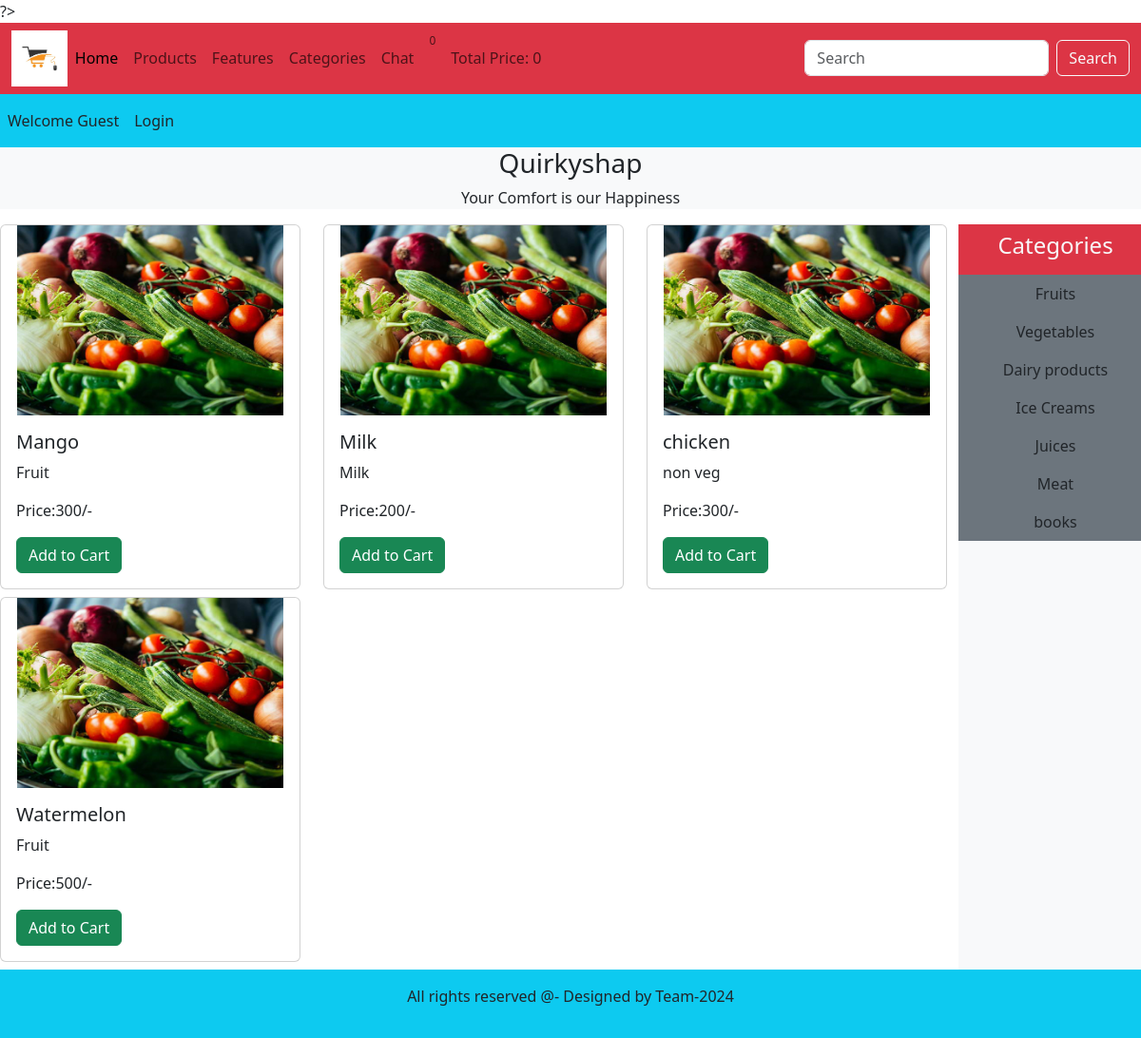
The page / on the database its author committed.
### tables this page shows
CREATE TABLE `products` (
  `product_id` int(11) NOT NULL,
  `product_title` varchar(100) NOT NULL,
  `product_description` varchar(255) NOT NULL,
  `product_keywords` varchar(255) NOT NULL,
  `category_id` int(11) NOT NULL,
  `product_image` varchar(255) NOT NULL,
  `product_price` varchar(100) NOT NULL,
  `date` timestamp NOT NULL DEFAULT current_timestamp() ON UPDATE current_timestamp(),
  `status` varchar(100) NOT NULL
);

CREATE TABLE `categories` (
  `category_id` int(11) NOT NULL,
  `category_title` varchar(100) NOT NULL
);

### functions/common_function.php (the view, shortened to what this page needs)
<?php
function getproducts()
{
global $conn;
if(!isset($_GET['category'])){
$select_query="SELECT * FROM `products` order by rand() limit 0,8";
$result_query=mysqli_query($conn,$select_query);
while($row=mysqli_fetch_assoc($result_query))
{
$product_id = $row['product_id'];
$product_title = $row['product_title'];
$product_description = $row['product_description'];
$product_price = $row['product_price'];
echo " <div class='col-md-4 mb-2'>
<div class='card'>
<img src='./Image/blog-2.jpg' class='card-img-top' alt='$product_title'>
<div class='card-body'>
<h5 class='card-title'>$product_title</h5>
<p class='card-text'>$product_description</p>
<p class='price'>Price:$product_price/-</p>
<a href='index.php?add_to_cart=$product_id' class='btn btn-success'>Add to Cart</a>
</div>
</div>
</div>";
}
}
}
function getcategories()
{
global $conn;
$select_categories="SELECT * FROM categories";
$result_categories=mysqli_query($conn,$select_categories);
while($row_data=mysqli_fetch_assoc($result_categories)) {
$category_title=$row_data['category_title'];
$category_id=$row_data['category_id'];
echo "<li class='nav-item '>
<a href='index.php?category=$category_id' class='nav-link text-dark bg-secondary'>$category_title</a>
</li>";
}
}
function getIPAddress() {
if(!empty($_SERVER['HTTP_CLIENT_IP'])) {
$ip = $_SERVER['HTTP_CLIENT_IP'];
}
elseif (!empty($_SERVER['HTTP_X_FORWARDED_FOR'])) {
$ip = $_SERVER['HTTP_X_FORWARDED_FOR'];
}
else{
$ip = $_SERVER['REMOTE_ADDR'];
}
return $ip;
}
function cart_item()
{
if(isset($_GET['add_to_cart'])){
global $conn;
$get_ip_add = getIPAddress();
$select_query="SELECT * FROM `cart_details` WHERE ip_address='$get_ip_add'";
$result_query=mysqli_query($conn,$select_query);
$count_cart_items=mysqli_num_rows($result_query);
}else{
global $conn;
$get_ip_add = getIPAddress();
$select_query="SELECT * FROM `cart_details` WHERE ip_address='$get_ip_add'";
$result_query=mysqli_query($conn, $select_query);
$count_cart_items=mysqli_num_rows($result_query);
}
echo $count_cart_items;
}
function total_cart_price()
{
$total_price=0;
echo $total_price;
}
?>

### index.php (shortened to what this page needs)
<?php
include('includes/connect.php');
include('functions/common_function.php');
?>
<!DOCTYPE html>
<html lang="en">
<head>
<link href="https://cdn.jsdelivr.net/npm/bootstrap@5.3.3/dist/css/bootstrap.min.css"rel="stylesheet"
crossorigin="anonymous">
<link rel ="stylesheet" href="style.css">
<link rel="stylesheet" href="https://cdnjs.cloudflare.com/ajax/libs/fontawesome/6.5.1/css/all.min.css" integrity="sha512-DTOQO9RWCH3ppGqcWaEA1BIZOC6xxalwEsw9c2QQeAIftl+Vegovlnee1c9QX4TctnWM
n13TZye+giMm8e2LwA==" />
</head>
<body>
<div class="container-fluid p-0">
<nav class="navbar navbar-expand-lg bnavbar-light bg-danger">
<div class="container-fluid">
<img src="./Image/logo.jpg" alt="" class="logo">
<div class="collapse navbar-collapse" id="navbarSupportedContent">
<ul class="navbar-nav me-auto mb-2 mb-lg-0">
<li class="nav-item">
<a class="nav-link active" aria-current="page" href="index.php">Home</a>
</li>
<li class="nav-item">
<a class="nav-link" href="display.php">Products</a>
</li>
<li class="nav-item">
<a class="nav-link" href="#">Features</a>
</li>
<li class="nav-item">
<a class="nav-link" href="#">Categories</a>
</li>
<li class="nav-item">
<a class="nav-link" href="#">Chat</a>
</li>
<li class="nav-item">
<a class="nav-link" href="cart.php"><i class="fa-solid fa-cart-shopping"></i><sup><?php
cart_item(); ?></sup></a>
</li>
<li class="nav-item">
<a class="nav-link" href="#">Total Price: <?php total_cart_price() ?></a>
</li>
</ul>
<form class="d-flex" action="search_products.php" method="get">
<input class="form-control me-2" type="search" placeholder="Search" aria-label="Search"
name="search_data">
<input type="submit" value="Search" class="btn btn-outline-light"
name="search_data_product">
</form>
</div>
</div>
</nav>
<nav class="navbar navbar-expand-lg navbar-dark bg-info">
<ul class="navbar-nav me-auto">
<li class="nav-item">
<a class="nav-link text-dark" href="#">Welcome Guest</a>
</li>
<li class="nav-item">
<a class="nav-link text-dark" href="./users_area/user_login.php">Login</a>
</li>
</ul>
</nav>
<div class="bg-light">
<h3 class="text-center">Quirkyshap</h3>
<p class="text-center">Your Comfort is our Happiness</p>
</div>
<div class="row ">
<div class="col-md-10">
<div class="row">
<?php
getproducts();
?>
</div>
</div>
<div class="col-md-2 bg-light p-0">
<ul class="navbar-nav me-auto text-center">
<li class="nav-item bg-danger">
<a href="#" class="nav-link text-light"><h4>Categories</h4></a>
</li>
<?php
getcategories();
?>
</ul>
</div>
</div>
<?php include("./includes/footer.php"); ?>
</div>
</body>
</html>

### includes/footer.php
<div class="bg-info p-3 text-center">
<p>All rights reserved @- Designed by Team-2024</p>
</div>

### style.css (style rules this page uses)
* { margin: 0; padding: 0; box-sizing: border-box; }
.logo { width: 5%; height: 5%; }
.card-img-top { width: 100%; height: 200px; object-fit: contain; }

### index.php (style rules this page uses)
* { margin: 0; padding: 0; box-sizing: border-box; }
.logo { width: 5%; height: 5%; }
.card-img-top { width: 100%; height: 200px; object-fit: contain; }

### rows shown on the page
products: product_title "Mango", product_description "Fruit", product_price "300"
products: product_title "Milk", product_description "Milk", product_price "200"
products: product_title "chicken", product_description "non veg", product_price "300"
products: product_title "Watermelon", product_description "Fruit", product_price "500"
categories: category_title "Fruits"
categories: category_title "Vegetables"
categories: category_title "Dairy products"
categories: category_title "Ice Creams"
categories: category_title "Juices"
categories: category_title "Meat"
categories: category_title "books"

### other values the page prints
$count_cart_items "0"
$total_price "0"
